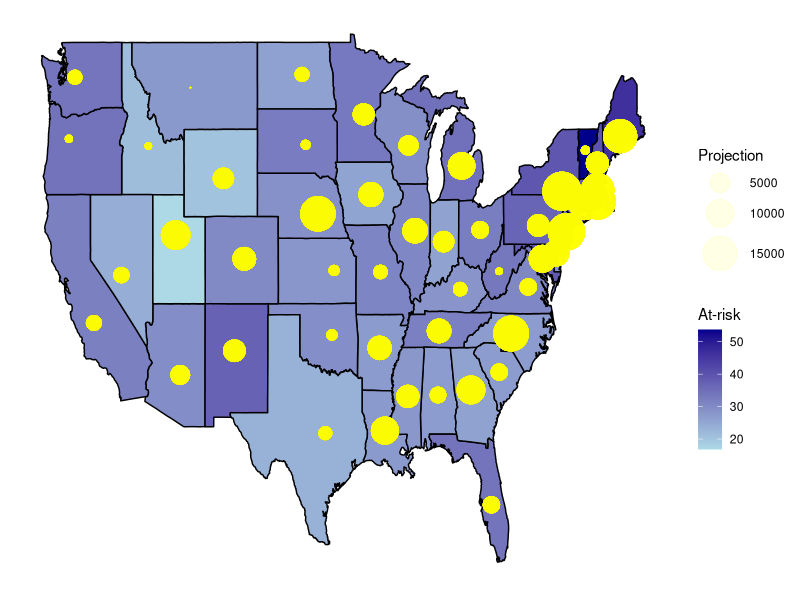
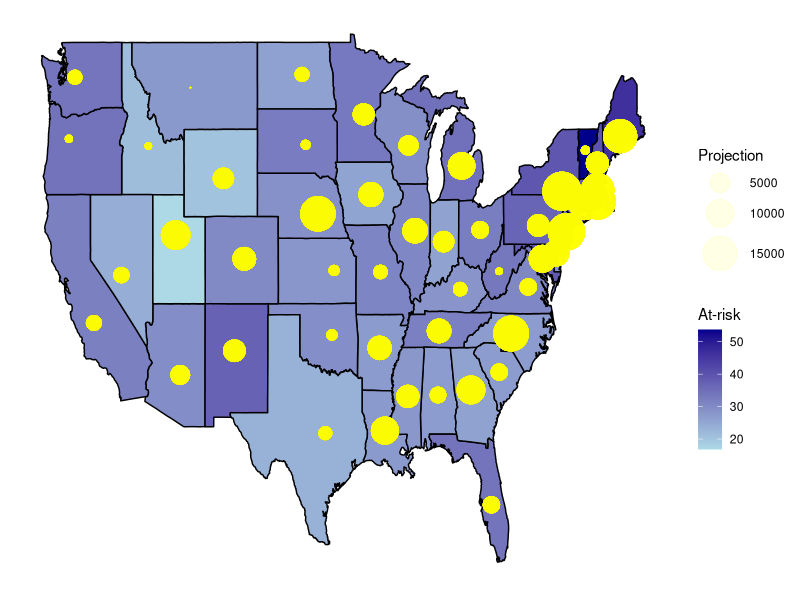

Recreate these plots in R, in order.
#####SETUP#####
suppressPackageStartupMessages(library("readr"))
suppressPackageStartupMessages(library("dplyr"))
suppressPackageStartupMessages(library("ggplot2"))
suppressPackageStartupMessages(library("maps"))

#####INPUT#####
pcare <- read_csv("state-data.csv")
covid <- read_csv("covid-cases.csv")
projected <- read_csv("ihme-projection.csv")

#####PROCESS#####
# pcare:
#   - add column for # of physicians over 60 per 100K population
#   IGNORE FOR NOW- only select states that can be plotted (remove DC, PR)
pcare <- pcare %>%
  mutate(Risk = Number * Over60 / 100) #%>%
  #filter(!(state %in% c("DC", "PR")))

# covid:
#   - only select date column that will actually be used
#   IGNORE FOR NOW- rename Long_ to long (contains longitude)
#   IGNORE FOR NOW- rename Lat to lat (contains latitude)
#   - remove rows w/ zero cases (won't be plotted anyway, won't cause logarithm issues)
#   IGNORE FOR NOW- remove rows not in continental United States
#   IGNORE FOR NOW- take logarithm to make bubbles more aesthetically pleasing
#   - group by state to prepare for summary
#   - get the total cases per state
covid <- covid %>%
  select(region, `6/4/2020`) %>%
  #rename(long = Long_) %>%
  #rename(lat = Lat) %>%
  filter(`6/4/2020` > 0) %>%
  #filter(lat > 25 & lat < 50 & long > -130 & long < -65) %>%
  #mutate(LogCases = log10(`6/4/2020`)) %>%
  group_by(`region`) %>%
  summarise(state_cases = sum(`6/4/2020`))

# projected:
#   - summarise (sum) by state for projected cases as of 1-Oct-2020
projected <- projected %>%
  group_by(region) %>%
  summarise(Projected = sum(est_infections_mean))

# join pcare & covid then standardize cases to per 100K population, then only select relevant columns
#   then add projected cases then standardize to per 100K population, then only select relevant columns
pcare <- pcare %>%
  left_join(covid) %>%
  mutate(Current = state_cases / TotalPop * 100000) %>%
  left_join(projected) %>%
  mutate(Projection = Projected / TotalPop * 100000) %>%
  select(region, state, Risk, Current, Projection, Long, Lat)

# LOOK AT DATA HERE BEFORE NON-CONTINENTAL STATES ARE REMOVED

# prepare map data
pcare <- filter(pcare, !(region %in% c("puerto rico", "district of columbia")))
states_pleth <- map_data("state")
state_data <- left_join(states_pleth, pcare, by = "region")

#####VISUALIZE & SAVE#####
## bubble map of 50 U.S. states
ggplot(data = state_data) +
  # map w/ states colored by # `physicians over 60` per 100K population
  geom_polygon(aes(x = long, y = lat, group = group, fill = Risk),
               color = "black") +
  scale_fill_gradient("At-risk", low = "lightblue", high = "darkblue") +
  # bubbles w/ log(COVID cases)
  geom_point(aes(x = Long, y = Lat, size = Projection),
             colour = "yellow", alpha = 0.1) +
  scale_size_continuous(range = c(0, 12.5)) +
  #scale_size_continuous("# cases",
  #                      range = c(0, 1.15),
  #                      labels = c("1-9", "10-99", "100-999",
  #                                 "1,000-9,999", "10,000-99,999",
  #                                 ">100,000")) +
  # remove elements we don't need
  theme(axis.title = element_blank(),
        axis.text = element_blank(),
        axis.ticks = element_blank(),
        panel.grid = element_blank(),
        panel.background = element_blank())

# save bubble chloropleth
ggsave(filename = "BubbleMap.png",
       width = 8, height = 4)
